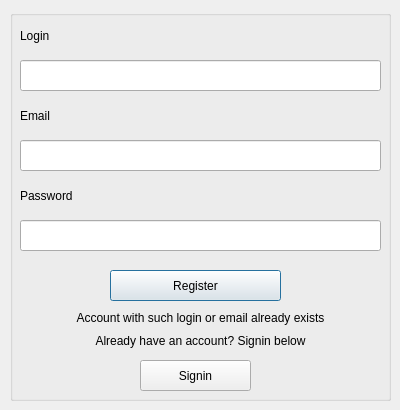
<?xml version="1.0" encoding="UTF-8"?>
<ui version="4.0">
 <class>Dialog</class>
 <widget class="QDialog" name="Dialog">
  <property name="geometry">
   <rect>
    <x>0</x>
    <y>0</y>
    <width>400</width>
    <height>410</height>
   </rect>
  </property>
  <property name="windowTitle">
   <string>Sign up</string>
  </property>
  <widget class="QGroupBox" name="groupBox">
   <property name="geometry">
    <rect>
     <x>10</x>
     <y>10</y>
     <width>381</width>
     <height>391</height>
    </rect>
   </property>
   <property name="title">
    <string/>
   </property>
   <widget class="QLabel" name="label">
    <property name="geometry">
     <rect>
      <x>10</x>
      <y>10</y>
      <width>361</width>
      <height>31</height>
     </rect>
    </property>
    <property name="text">
     <string>Login</string>
    </property>
   </widget>
   <widget class="QLineEdit" name="login">
    <property name="geometry">
     <rect>
      <x>10</x>
      <y>50</y>
      <width>361</width>
      <height>31</height>
     </rect>
    </property>
   </widget>
   <widget class="QLabel" name="label_2">
    <property name="geometry">
     <rect>
      <x>10</x>
      <y>170</y>
      <width>361</width>
      <height>31</height>
     </rect>
    </property>
    <property name="text">
     <string>Password</string>
    </property>
   </widget>
   <widget class="QLineEdit" name="password">
    <property name="geometry">
     <rect>
      <x>10</x>
      <y>210</y>
      <width>361</width>
      <height>31</height>
     </rect>
    </property>
   </widget>
   <widget class="QPushButton" name="signup">
    <property name="geometry">
     <rect>
      <x>100</x>
      <y>260</y>
      <width>171</width>
      <height>31</height>
     </rect>
    </property>
    <property name="text">
     <string>Register</string>
    </property>
   </widget>
   <widget class="QPushButton" name="signin">
    <property name="geometry">
     <rect>
      <x>130</x>
      <y>350</y>
      <width>111</width>
      <height>31</height>
     </rect>
    </property>
    <property name="text">
     <string>Signin</string>
    </property>
   </widget>
   <widget class="QLabel" name="label_3">
    <property name="geometry">
     <rect>
      <x>10</x>
      <y>320</y>
      <width>361</width>
      <height>21</height>
     </rect>
    </property>
    <property name="text">
     <string>Already have an account? Signin below</string>
    </property>
    <property name="alignment">
     <set>Qt::AlignCenter</set>
    </property>
   </widget>
   <widget class="QLabel" name="error_message">
    <property name="enabled">
     <bool>true</bool>
    </property>
    <property name="geometry">
     <rect>
      <x>10</x>
      <y>300</y>
      <width>361</width>
      <height>16</height>
     </rect>
    </property>
    <property name="inputMethodHints">
     <set>Qt::ImhNone</set>
    </property>
    <property name="text">
     <string>Account with such login or email already exists</string>
    </property>
    <property name="alignment">
     <set>Qt::AlignCenter</set>
    </property>
   </widget>
   <widget class="QLabel" name="label_4">
    <property name="geometry">
     <rect>
      <x>10</x>
      <y>90</y>
      <width>361</width>
      <height>31</height>
     </rect>
    </property>
    <property name="text">
     <string>Email</string>
    </property>
   </widget>
   <widget class="QLineEdit" name="login_2">
    <property name="geometry">
     <rect>
      <x>10</x>
      <y>130</y>
      <width>361</width>
      <height>31</height>
     </rect>
    </property>
   </widget>
  </widget>
 </widget>
 <resources/>
 <connections/>
</ui>
